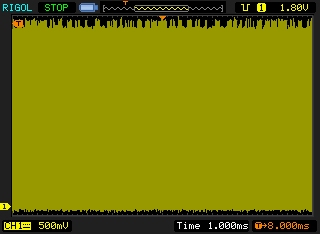
#> input picture tests/files/wfm/DS1042C-A.bmp, 320 x 234 px; its folder holds only this picture in this run
$ python -i yokogawa.py   (imports and definitions only)
#> lines starting #> are read from the running program, lines starting #| are printed output that depends on the picture
"""
Adapter layer for Yokogawa ASCII-header waveform files (.wfm).

This parser matches the single-file Yokogawa import path used by the vendor
MATLAB readers in ``docs/vendors/SMASHtoolbox``: an ASCII header at the start
of the file followed by a packed binary sample array.

The second text line contains a whitespace-prefixed, comma-delimited set of
``KEY:VALUE`` pairs.  The vendor reader uses the following fields:

  NR_PT  - number of points
  PT_O   - trigger point offset
  XIN    - seconds per point
  YMU    - vertical scale factor
  YOF    - vertical offset
  BIT    - sample width in bits
  BYT    - sample width in bytes

Voltage calibration:
  volts[i] = YOF + YMU * raw[i]

Time axis:
  t[i] = XIN * (i - PT_O)

The MATLAB implementation reads the binary payload as 32-bit floats.  This
adapter mirrors that behavior and currently supports only ``BIT=32`` and
``BYT=4`` captures.
"""

from typing import Optional

import numpy as np
import numpy.typing as npt

import RigolWFM.channel


# [37 lines that did not run here, left out]


# [47 lines that did not run here, left out]


# [17 lines that did not run here, left out]


# [6 lines left out: function _read_file_bytes, not called in this run]


def _parse_info_line(data: bytes) -> dict[str, str]:
    prefix = data[:1024].decode("latin-1", errors="ignore")
    lines = prefix.splitlines()
    if len(lines) < 2:
        raise ValueError("Yokogawa header is missing the second metadata line")

    second = lines[1]
    parts = second.split(None, 1)
    if len(parts) < 2:
        raise ValueError("Yokogawa metadata line does not contain KEY:VALUE fields")

    info: dict[str, str] = {}
    for fragment in parts[1].split(","):
        fragment = fragment.strip()
        if not fragment or ":" not in fragment:
            continue
        key, value = fragment.split(":", 1)
        info[key.strip().replace(".", "_")] = value.strip()
    return info


# [8 lines left out: function _require_float, not called in this run]


def _require_int(info: dict[str, str], key: str) -> int:
    return int(_require_float(info, key))


# [54 lines that did not run here, left out]

>>> import cv2
>>> picture = cv2.imread('../tests/files/wfm/DS1042C-A.bmp', cv2.IMREAD_GRAYSCALE)
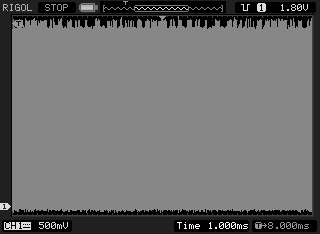
#> picture: shape (234, 320); min 0, max 248, mean 109.3
#> (the run stopped early here; a loop or call above may not have finished)
